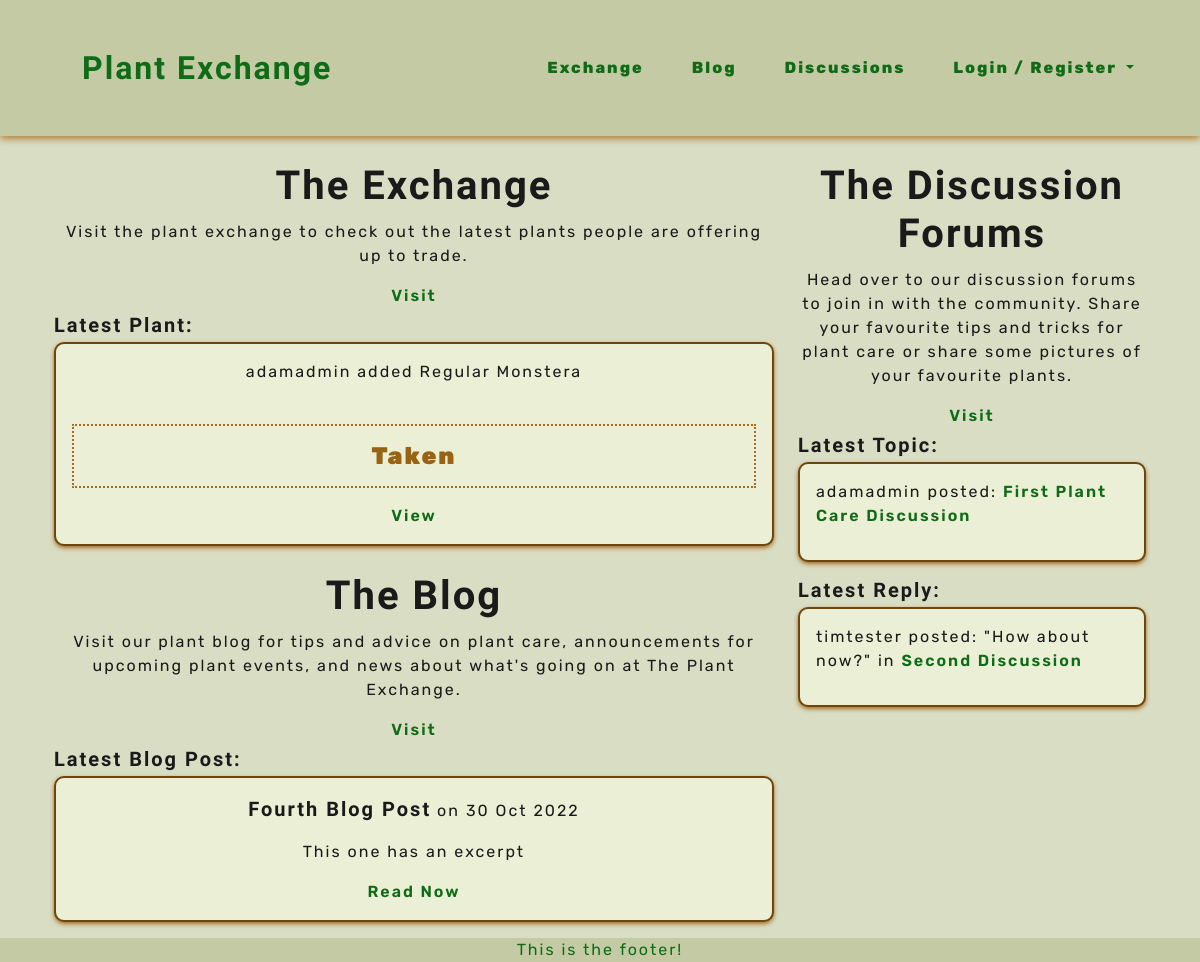
The page / on the database its author committed.
### plants/models.py (models this page shows, shortened)
class Plant(models.Model):
    title = models.CharField(max_length=40)
    owner = models.ForeignKey(User, on_delete=models.CASCADE, related_name='owner')
    category = models.ForeignKey(Category, on_delete=models.SET_DEFAULT, default='none')
    description = models.TextField()
    image = CloudinaryField('image', null=True, blank=True, default='placeholder')
    will_trade_for = models.CharField(max_length=140, null=True, blank=True)
    added_on = models.DateField(auto_now_add=True)
    updated_on = models.DateField(auto_now=True)
    status = models.IntegerField(choices=STATUS, default=0)
    class Meta:
        ordering = ['-added_on',]
        get_latest_by = ['added_on']

### plantblog/models.py (models this page shows, shortened)
class BlogPost(models.Model):
    title = models.CharField(max_length=200, unique=True)
    author = models.ForeignKey(User, on_delete=models.CASCADE, related_name="blog_posts")
    content = models.TextField()
    image = CloudinaryField('image', default='placeholder')
    excerpt = models.TextField(blank=True)
    created_on = models.DateTimeField(auto_now_add=True)
    updated_on = models.DateTimeField(auto_now=True)
    status = models.IntegerField(choices=STATUS, default=0)
    likes = models.ManyToManyField(User, related_name='blog_likes', blank=True)
    class Meta:
        ordering = ['-created_on']
        get_latest_by = ['created_on']

### forums/models.py (models this page shows, shortened)
class Discussion(models.Model):
    forum = models.ForeignKey(Forum, on_delete=models.CASCADE, related_name='discussions')
    creator = models.ForeignKey(User, on_delete=models.SET_NULL, null=True)
    title = models.CharField(max_length=80)
    content = models.TextField()
    image = CloudinaryField('image', null=True, blank=True)
    created_on = models.DateField(auto_now_add=True)
    last_edited = models.DateTimeField(auto_now=True)
    deleted = models.BooleanField(default=False)
    is_open = models.BooleanField(default=True)
    class Meta:
        ordering = ['is_open']
        get_latest_by = ['created_on']
    def __str__(self):
        return self.title

class Post(models.Model):
    discussion = models.ForeignKey(Discussion, on_delete=models.CASCADE, related_name='posts')
    creator = models.ForeignKey(User, on_delete=models.SET_NULL, null=True)
    content = models.TextField()
    image = CloudinaryField('image', null=True, blank=True)
    deleted = models.BooleanField(default=False)
    created_on = models.DateTimeField(auto_now_add=True)
    last_edited = models.DateTimeField(auto_now=True)
    class Meta:
        ordering = ['created_on']
        get_latest_by = ['created_on']

### plants/views.py (the view)
# urls.py: path('', views.IndexView.as_view(), name='home'),
class IndexView(View):
    def get(self, request):
        blog_post = BlogPost.objects.latest()
        discussion = Discussion.objects.latest()
        post = Post.objects.latest()
        ad = Plant.objects.latest()
        template_name = 'plants/index.html'
        context = {
            'blog_post': blog_post,
            'discussion': discussion,
            'post': post,
            'ad': ad,
        }
        return render(request, template_name, context)

### profiles/contexts.py (called while the page is built)
def inbox_messages(request):
    messages = Message.objects.filter(receiver=request.user.id).filter(read=False).count()
    context = {
        'inbox_messages': messages,
    }
    return context

### plants/templates/plants/index.html (shortened to what this page needs)
{% extends 'base.html' %}
{% load static %}
{% block content %}
<section class="container-fluid">
    <div class="row">
        <div class="col-md-8">
            <div class="row">
                <div class="text-center">
                    <h1 class="headings">The Exchange</h1>
                    <p>Visit the plant exchange to check out the latest plants people are offering up to trade.</p>
                    <a class="plnt-links" href="{% url 'plants:exchange' %}">Visit</a>
                </div>
                <div>
                    <h2 class="headings headings-sm">Latest Plant:</h2>
                    <div class="plant-card text-center">
                        <p>{{ ad.owner }} added {{ ad.title }}</p>
                        {% if ad.status == 0 %}
                        <p class="status available text-center">Available</p>
                        {% else %}
                        <p class="status taken text-center">Taken</p>
                        {% endif %}
                        <a class="plnt-links" href="{% url 'plants:plant_detail' plant_id=ad.id %}">View</a>
                    </div>
                </div>
            </div>
            <div class="row">
                <div class="text-center">
                    <h1 class="headings">The Blog</h1>
                    <p>Visit our plant blog for tips and advice on plant care, announcements for upcoming plant events, and news about what's going on at The Plant Exchange.</p>
                    <a class="plnt-links" href="{% url 'plantblog:blog' %}">Visit</a>
                </div>
                <div>
                    <h2 class="headings headings-sm">Latest Blog Post:</h2>
                    <div class="plant-card text-center">
                        <p><span class="headings headings-sm">{{ blog_post.title }}</span> on {{ blog_post.created_on|date:"d M Y" }}</p>
                        <p>{{ blog_post.excerpt }}</p>
                        <a class="plnt-links" href="{% url 'plantblog:post' post_id=blog_post.id %}">Read Now</a>
                    </div>
                </div>
            </div>
        </div>
        <div class="col-md-4">
            <div class="text-center">
                <h1 class="headings">The Discussion Forums</h1>
                <p>Head over to our discussion forums to join in with the community. Share your favourite tips and tricks for plant care or share some pictures of your favourite plants.</p>
                <a class="plnt-links" href="{% url 'plantblog:blog' %}">Visit</a>
            </div>
            <div>
                <h2 class="headings headings-sm">Latest Topic:</h2>
                <div class="plant-card">
                    <p>{{ discussion.creator }} posted: <a class="plnt-links" href="{% url 'forums:view_topic' topic_id=discussion.id %}">{{ discussion.title }}</a></p>
                </div>
            </div>
            <div>
                <h2 class="headings headings-sm">Latest Reply:</h2>
                <div class="plant-card">
                    <p>{{ post.creator}} posted: "{{ post.content }}" in <a class="plnt-links" href="{% url 'forums:view_topic' topic_id=discussion.id %}"> {{ post.discussion }}</a></p>
                </div>
            </div>
        </div>
    </div>
</section>
{% endblock content %}

### static/css/style.css (style rules this page uses)
:root { --site-black: #191a19; --site-white: #d8ddc4; --site-whiter: #eaefd5; --site-beige: #c3caa4; --site-dark-brown: #6c460e; --site-med-brown: #996314; --site-light-brown: #aa6c1f; --site-dark-green: #0e6c17; --site-med-green: #469c36; --site-light-green: #5dc64d; }
html { height: 100%; }
body { font-family: "Rubik", sans-serif; color: var(--site-black); font-size: 1rem; letter-spacing: 2px; background-color: var(--site-white); }
.headings { font-family: 'Zen Antique Soft', serif; font-weight: 800; margin: 0.25em 0; }
.headings-sm { font-size: 1.25em; }
.status { padding: 0.5em 0; font-weight: 900; font-size: 1.5em; }
.taken { color: var(--site-med-brown); border: 2px dotted var(--site-light-brown); }
a { text-decoration: none; }
.plnt-links { cursor: pointer; font-weight: 600; color: var(--site-dark-green); border: none; }
.plant-card { padding: 1em; margin-bottom: 1em; border: 2px solid var(--site-dark-brown); border-radius: 10px; background-color: var(--site-whiter); box-shadow: 0 2px 4px 0 var(--site-light-brown); overflow-wrap: break-word; }

### rows shown on the page
Plant: owner "adamadmin", title "Regular Monstera"
BlogPost: title "Fourth Blog Post", created_on "30 Oct 2022", excerpt "This one has an excerpt"
Discussion: creator "adamadmin", title "First Plant Care Discussion"
Post: creator "timtester", content "How about now?", discussion "Second Discussion"
